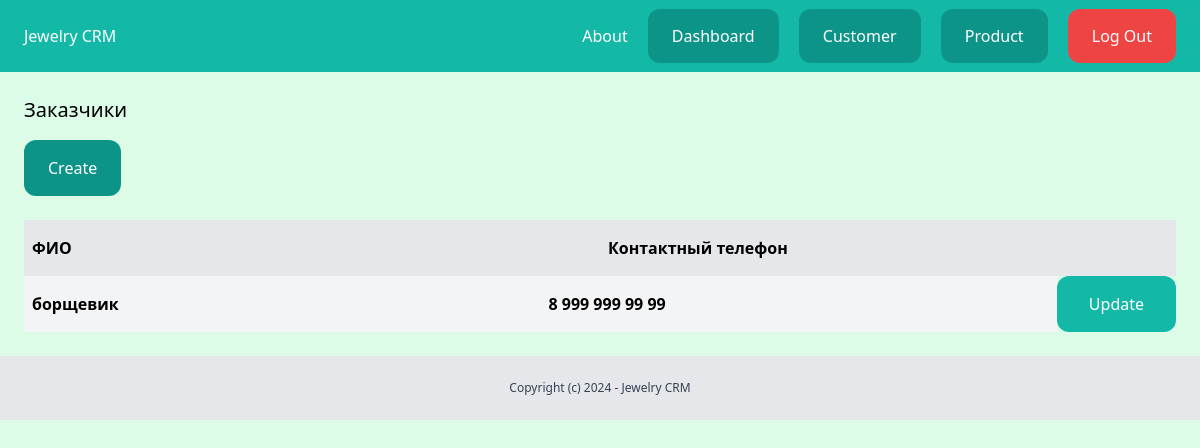
The page /dashboard/customer/ (signed in) on the database as committed earlier.
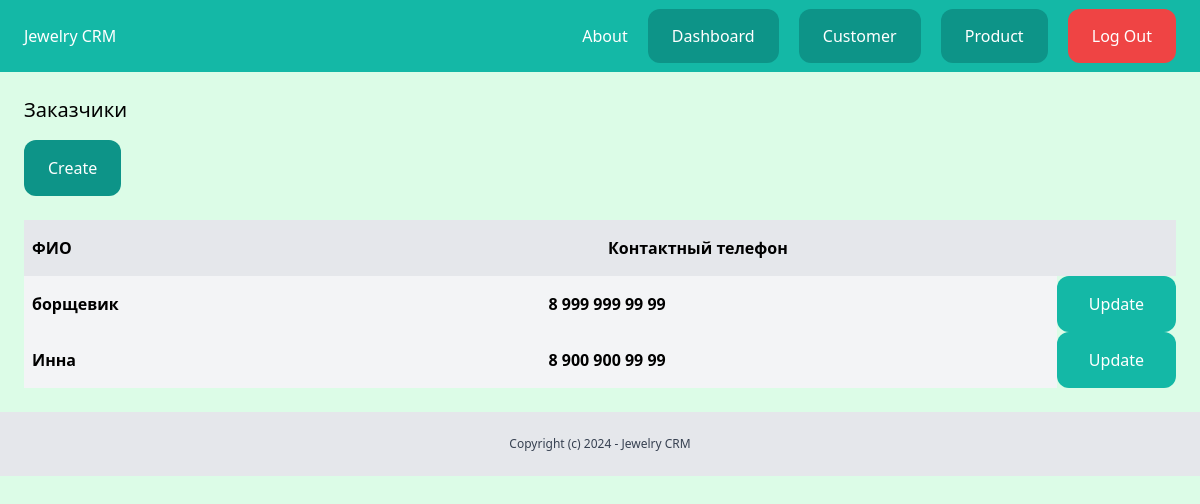
The same page on the database as committed later.
### customer/models.py (models this page shows, shortened)
class Customer(models.Model):
    name = models.CharField(max_length=200)
    phone_number = models.CharField(max_length=30)
    comment = models.TextField()

### customer/views.py (the view)
# urls.py: path('', customer_list,name='customer_list'),
@login_required
def customer_list(request):
    customers = Customer.objects.all()
    return render(request, 'customer/customer_list.html',{'customers':customers})

### templates/customer/customer_list.html (shortened to what this page needs)
{% extends 'crm_project/base.html'%}
{%block content%}
    <div class="py-6 px-6">
        <h1 class=" mb-4 text-xl">Заказчики</h1>
        <a href="{% url 'customer_add' %}" class=" inline-block py-4 px-6 bg-teal-600 rounded-xl text-white">Create</a>
        <div class=" mt-6 flex justify-between">
            <p class="py-4 px-2 bg-gray-200 font-semibold w-full">ФИО</p>
            <p class="py-4 px-2 bg-gray-200 font-semibold w-full">Контактный телефон</p>
        </div>
        {% for customer in customers %}
            <div class="flex justify-between">
                <p class="py-4 px-2 font-semibold w-full bg-gray-100">
                    <a href="{% url 'customer_detail' customer.id%}">{{customer.name}}</a>
                </p>
                <p class="py-4 px-2 font-semibold w-full bg-gray-100">{{customer.phone_number}}</p>
                <form method="post" action="{% url 'customer_update' customer.id%}">
                    <button class="py-4 px-8 bg-teal-500 text-white rounded-xl" type="submit">Update</button>
                </form>
            </div>
        {%endfor%}
    </div>
{% endblock %}

Rows that differ between the two databases and show on the page:
added Customer: name "Инна", phone_number "8 900 900 99 99"
